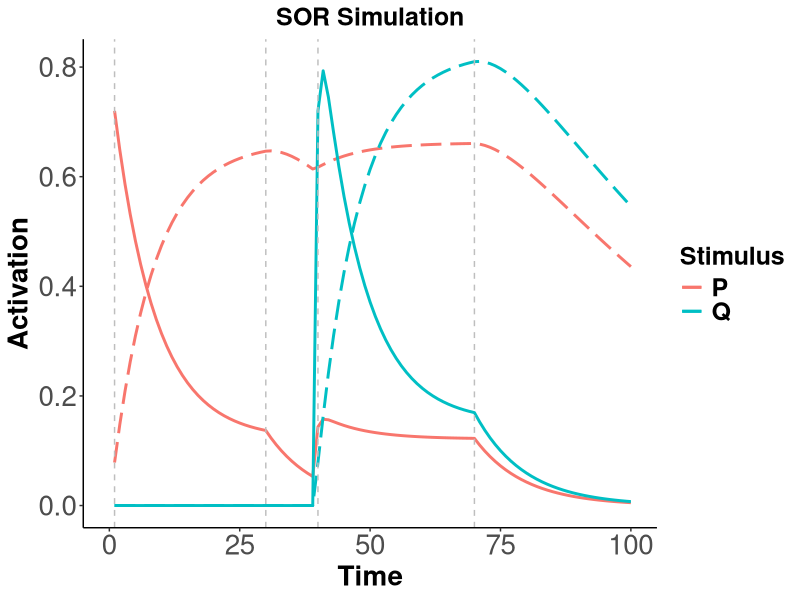

The R source for this figure:
input = list()
input$sorQp1 = .8
input$sorPp1 = .8
input$sorPon1 = c(1,30)
input$sorQon2 = c(40,70)
input$sorPon2 = c(40,70)
input$sordur = 100
input$sorpd1 = 0.1
input$sorpd2 = 0.02

input$V = 0.2
input$w1 = 1
input$w2 = input$w1/5

sor = matrix(nrow = input$sordur, ncol = 28)

colnames(sor) = c('p1Q', 'p1P',
                  'pd1', 'pd2', 
                  'pIQ', 'pA1Q', 'pA2Q',
                  'pIP', 'pA1P', 'pA2P',
                  
                  'pA1Qgain', 'pA1Qloss','pA2Qgain',
                  'pA2Qloss','pIQgain','pIQloss',
                  'pA1Qdelta', 'pA2Qdelta', 'pIQdelta',
                  
                  'pA1Pgain', 'pA1Ploss','pA2Pgain',
                  'pA2Ploss','pIPgain','pIPloss',
                  'pA1Pdelta', 'pA2Pdelta', 'pIPdelta'
                  )

sor[,'p1Q'] = 0 # set as 0 to init
sor[,'p1P'] = 0


sor[input$sorPon1[1]:input$sorPon1[2],'p1P'] = input$sorQp1
sor[input$sorPon2[1]:input$sorPon2[2],'p1P'] = input$sorQp1
sor[input$sorQon2[1]:input$sorQon2[2],'p1Q'] = input$sorPp1

sor[,'pd1'] = input$sorpd1     # set decay rate
sor[,'pd2'] = input$sorpd2     # set decay rate

sor[,'pIQ'] = 0                 # Make I numeric
sor[,'pIP'] = 0

# run moment by moment simulation
for (i in 1:nrow(sor)){
    if (i == 1){
        
        sor[i,'pIQ'] = 1 - sor[i,'p1Q'] # This will be 1 as long as p1 = 0
        
        # Q
        
        # Deltas calculate
        sor[i,'pA1Qgain'] = sor[i,'p1Q']
        sor[i,'pA1Qloss'] = sor[i,'pA1Qgain'] * sor[i,'pd1']
        sor[i,'pA1Qdelta'] = sor[i,'pA1Qgain'] - sor[i,'pA1Qloss']
        
        sor[i,'pA2Qgain'] = sor[i,'pA1Qloss']
        sor[i,'pA2Qloss'] = sor[i,'pA2Qgain'] * sor[i,'pd2']
        sor[i,'pA2Qdelta'] = sor[i,'pA2Qgain'] - sor[i,'pA2Qloss']

        sor[i,'pIQgain'] = sor[i,'pA2Qloss']
        sor[i,'pIQloss'] = sor[i,'p1Q']
        sor[i,'pIQdelta'] = sor[i,'pIQgain'] - sor[i,'pIQloss']

        # Calculate proportions in each state
        sor[i,'pA1Q'] = sor[i,'pA1Qdelta']
        sor[i,'pA2Q'] = sor[i,'pA2Qdelta']
        sor[i,'pIQ'] = sor[i,'pIQ'] + sor[i,'pIQgain']
        
        # P
        
        # Deltas calculate
        sor[i,'pA1Pgain'] = sor[i,'p1P']
        sor[i,'pA1Ploss'] = sor[i,'pA1Pgain'] * sor[i,'pd1']
        sor[i,'pA1Pdelta'] = sor[i,'pA1Pgain'] - sor[i,'pA1Ploss']
        
        sor[i,'pA2Pgain'] = sor[i,'pA1Ploss']
        sor[i,'pA2Ploss'] = sor[i,'pA2Pgain'] * sor[i,'pd2']
        sor[i,'pA2Pdelta'] = sor[i,'pA2Pgain'] - sor[i,'pA2Ploss']
        
        sor[i,'pIPgain'] = sor[i,'pA2Ploss']
        sor[i,'pIPloss'] = sor[i,'p1P']
        sor[i,'pIPdelta'] = sor[i,'pIPgain'] - sor[i,'pIPloss']
        
        # Calculate proportions in each state
        sor[i,'pA1P'] = sor[i,'pA1Pdelta']
        sor[i,'pA2P'] = sor[i,'pA2Pdelta']
        sor[i,'pIP'] = sor[i,'pIP'] + sor[i,'pIPgain']


        
    } else {
        
        # Q
        
        sor[i,'pIQ'] = sor[i-1,'pIQ']
        
        sor[i,'pA1Qgain'] = sor[i,'pIQ'] * sor[i,'p1Q'] # how mauch is activated from I
        
        sor[i,'pA1Q'] = sor[i-1,'pA1Q'] + sor[i,'pA1Qgain'] # how much is there in total with carried over
        
        sor[i,'pA1Qloss'] = sor[i,'pA1Q'] * sor[i,'pd1'] # how much decays to A2
        
        sor[i,'pA1Q'] = sor[i,'pA1Q'] - sor[i,'pA1Qloss'] # how much is left after the decay
        
        sor[i,'pA1Qdelta'] = sor[i,'pA1Qgain'] - sor[i,'pA1Qloss']
        
        sor[i,'pA2Qgain'] = sor[i,'pA1Qloss'] # how much is gained from A1->A2 decay
        
        sor[i,'pA2Q'] = sor[i-1,'pA2Q'] + sor[i,'pA2Qgain'] # how much is there with carried over
        
        sor[i,'pA2Qloss'] = sor[i,'pA2Q'] * sor[i,'pd2'] # how much decays A2->I
        
        sor[i,'pA2Q'] = sor[i,'pA2Q'] - sor[i,'pA2Qloss'] # how much is left after A2->I decay
        
        sor[i,'pA2Qdelta'] = sor[i,'pA2Qgain'] - sor[i,'pA2Qloss']
        
        sor[i,'pIQgain'] = sor[i,'pA2Qloss'] # how much decayed from A2
        
        sor[i,'pIQloss'] = sor[i,'pA1Qgain']
        
        sor[i,'pIQ'] = sor[i,'pIQ'] + sor[i,'pIQgain'] - sor[i,'pIQloss']
        
        sor[i,'pIQdelta'] = sor[i,'pIQgain'] - sor[i,'pIQloss']
        
        # P
        
        sor[i,'pIP'] = sor[i-1,'pIP']
        
        sor[i,'pA1Pgain'] = sor[i,'pIP'] * sor[i,'p1P'] # how mauch is activated from I
        
        sor[i,'pA1P'] = sor[i-1,'pA1P'] + sor[i,'pA1Pgain'] # how much is there in total with carried over
        
        sor[i,'pA1Ploss'] = sor[i,'pA1P'] * sor[i,'pd1'] # how much decays to A2
        
        sor[i,'pA1P'] = sor[i,'pA1P'] - sor[i,'pA1Ploss'] # how much is left after the decay
        
        sor[i,'pA1Pdelta'] = sor[i,'pA1Pgain'] - sor[i,'pA1Ploss']
        
        sor[i,'pA2Pgain'] = sor[i,'pA1Ploss'] # how much is gained from A1->A2 decay
        
        sor[i,'pA2P'] = sor[i-1,'pA2P'] + sor[i,'pA2Pgain'] # how much is there with carried over
        
        sor[i,'pA2Ploss'] = sor[i,'pA2P'] * sor[i,'pd2'] # how much decays A2->I
        
        sor[i,'pA2P'] = sor[i,'pA2P'] - sor[i,'pA2Ploss'] # how much is left after A2->I decay
        
        sor[i,'pA2Pdelta'] = sor[i,'pA2Pgain'] - sor[i,'pA2Ploss']
        
        sor[i,'pIPgain'] = sor[i,'pA2Ploss'] # how much decayed from A2
        
        sor[i,'pIPloss'] = sor[i,'pA1Pgain']
        
        sor[i,'pIP'] = sor[i,'pIP'] + sor[i,'pIPgain'] - sor[i,'pIPloss']
        
        sor[i,'pIPdelta'] = sor[i,'pIPgain'] - sor[i,'pIPloss']

    }
}




png("plot.png", width = 1400, height = 1000)

library(ggplot2)
#library(jtools)

sor = as.data.frame(sor)
sor$time = c(1:nrow(sor))
sor = sor[1:input$sordur,]

png("sorplot.png", width = 800, height = 400)

text1 = 20
text2 = 18

ggplot(data=as.data.frame(sor), aes(x = time, y=pA1P, group=1, colour = 'P')) +
    geom_line(size = 1) + geom_line(aes(y=pA2P, colour = 'P'), size =1, linetype = 'longdash') + theme_classic() + 
    geom_line(aes(y=pA1Q, colour = 'Q'), size =1) +
    geom_line(aes(y=pA2Q, colour = 'Q'), size =1, linetype = 'longdash') +
    geom_vline(xintercept = 30, linetype = "dashed", colour = 'grey') + 
    geom_vline(xintercept = 1, linetype = "dashed", colour = 'grey') +
    geom_vline(xintercept = 40, linetype = "dashed", colour = 'grey') + 
    geom_vline(xintercept = 70, linetype = "dashed", colour = 'grey') +
    theme(legend.text = element_text(size = text2, face = "bold"), legend.title = element_text(size=text2, face="bold")) + 
    scale_color_discrete(name = "Stimulus") + theme(axis.text=element_text(size=text1),
                                               axis.title=element_text(size=text1,face="bold"), axis.text.x = element_text(size = text1),
                                               axis.text.y = element_text(size = text1)) + 
    scale_x_continuous(name="Time", limits=c(0, input$sordur)) + scale_y_continuous(name="Activation") + 
    ggtitle("SOR Simulation") + 
    theme(plot.title = element_text(size = text2, face = "bold", hjust = 0.5)) 
    


dev.off()


